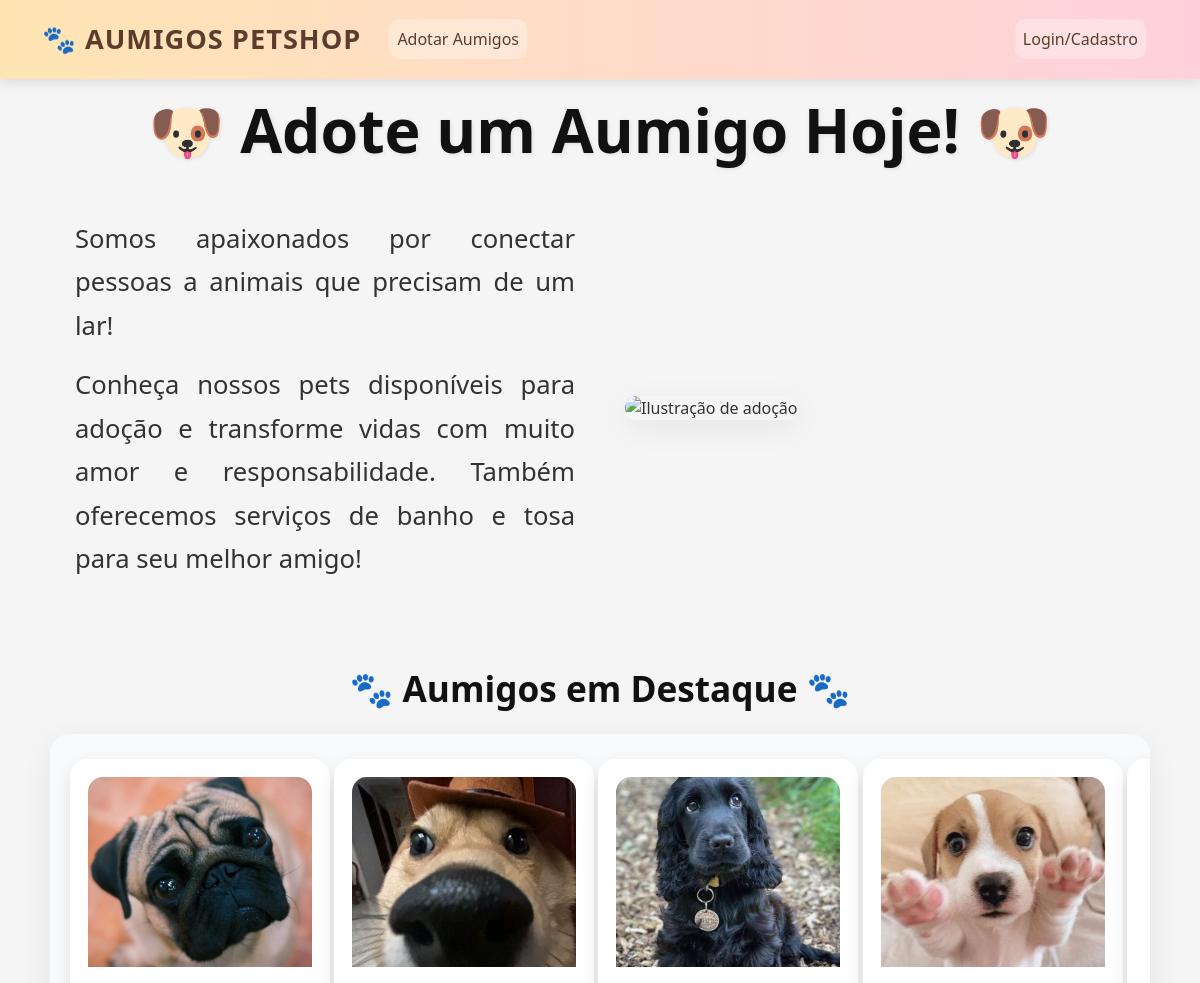
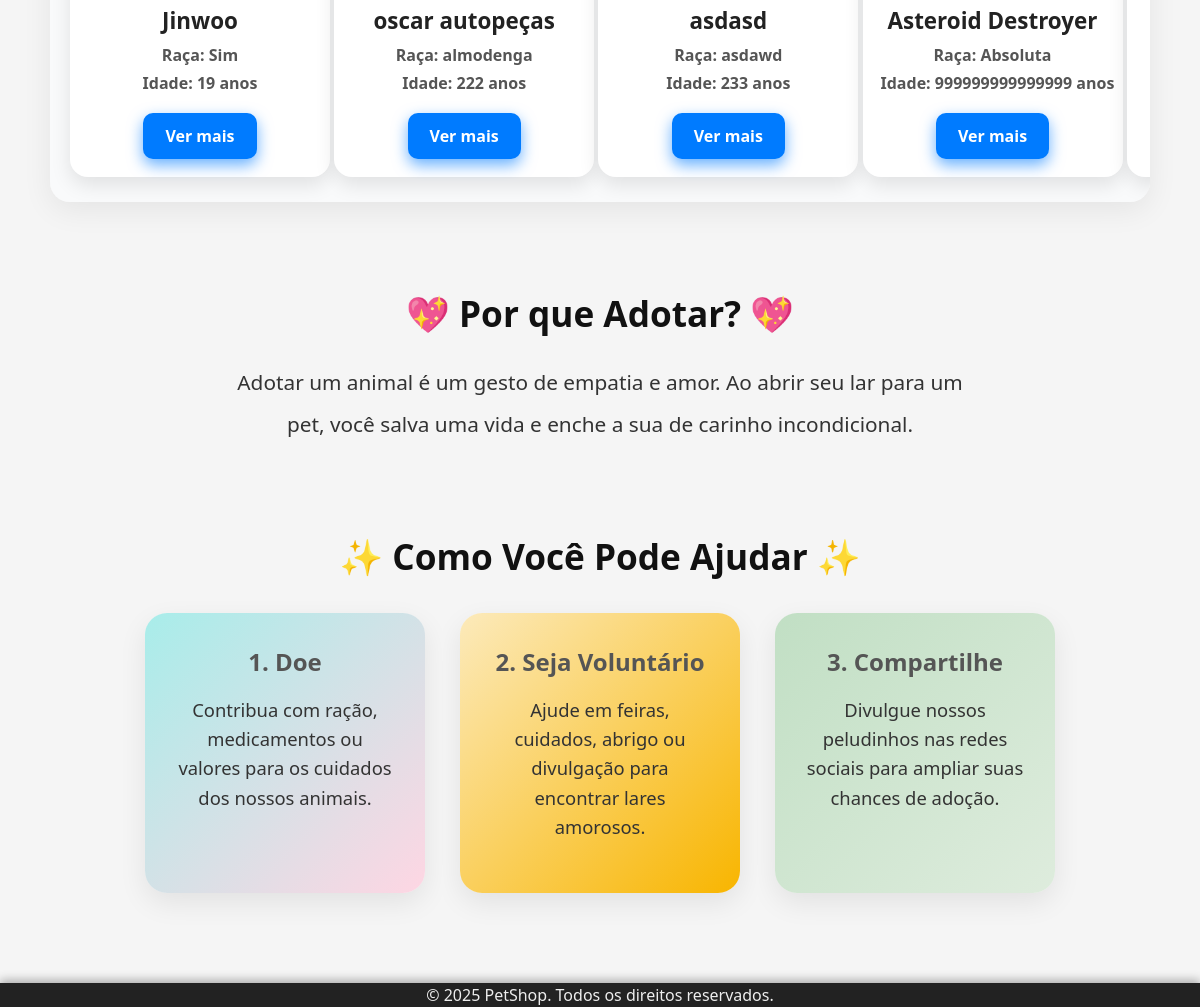
The page / on the database its author committed (2 pictures, top to bottom).
### sistema_projeto/pets/models.py (models this page shows, shortened)
class Pet(models.Model):
    nome = models.CharField(max_length=100)
    idade = models.IntegerField()
    descricao = models.TextField(verbose_name='Descrição')
    raca = models.CharField(max_length=100, verbose_name='Raça')
    especie = models.CharField(max_length=100, verbose_name='Espécie')
    foto = models.ImageField(upload_to='fotos_pets/', null=True, blank=True)
    disponivel = models.BooleanField(default=True)

### sistema_projeto/pets/views.py (the view)
# urls.py: path('', views.index, name='index'),
def index(request):
    pets = Pet.objects.filter(disponivel=True)  # ← CERTO, só pets disponíveis
    return render(request, 'pets/index.html', {'pets': pets})

### sistema_projeto/contas/context_processors.py (called while the page is built)
def admin_emails(request):
    return {
        'ADMIN_EMAILS': settings.ADMIN_EMAILS
    }

### sistema_projeto/pets/templates/pets/index.html (shortened to what this page needs)
{% extends 'pets/base.html' %}
{% load static %}
{% block content %}
<h1 class="main-title">🐶 Adote um Aumigo Hoje! 🐶</h1>
<div class="intro-section">
  <div class="intro-text">
    <p>Somos apaixonados por conectar pessoas a animais que precisam de um lar!</p>
    <p>Conheça nossos pets disponíveis para adoção e transforme vidas com muito amor e responsabilidade. Também oferecemos
      serviços de banho e tosa para seu melhor amigo!</p>
  </div>
  <div class="intro-image">
    <img src="{% static 'img/banner.jpg' %}" alt="Ilustração de adoção" />
  </div>
</div>
<h2 class="section-title">🐾 Aumigos em Destaque 🐾</h2>
<div class="pets-carousel">
  {% for pet in pets|slice:":10" %}
  <div class="pet-card">
    {% if pet.foto %}
    <img src="{{ pet.foto.url }}" alt="Foto de {{ pet.nome }}" class="pet-image">
    {% else %}
    <div class="pet-no-photo">Sem Foto</div>
    {% endif %}
    <h3 class="pet-name">{{ pet.nome }}</h3>
    <p class="pet-info"><strong>Raça:</strong> {{ pet.raca }}</p>
    <p class="pet-info"><strong>Idade:</strong> {{ pet.idade }} anos</p>
    <a href="{% url 'pet_detalhe' pet.id %}" class="btn-details">Ver mais</a>
  </div>
  {% endfor %}
</div>
<section class="why-adopt-section">
  <h2>💖 Por que Adotar? 💖</h2>
  <p>Adotar um animal é um gesto de empatia e amor. Ao abrir seu lar para um pet, você salva uma vida e enche a sua de
    carinho incondicional.</p>
</section>
<section class="help-section">
  <h2>✨ Como Você Pode Ajudar ✨</h2>
  <div class="help-cards">
    <div class="help-card help-doe">
      <h3>1. Doe</h3>
      <p>Contribua com ração, medicamentos ou valores para os cuidados dos nossos animais.</p>
    </div>
    <div class="help-card help-volunteer">
      <h3>2. Seja Voluntário</h3>
      <p>Ajude em feiras, cuidados, abrigo ou divulgação para encontrar lares amorosos.</p>
    </div>
    <div class="help-card help-share">
      <h3>3. Compartilhe</h3>
      <p>Divulgue nossos peludinhos nas redes sociais para ampliar suas chances de adoção.</p>
    </div>
  </div>
</section>
{% endblock %}

### sistema_projeto/pets/templates/pets/base.html (style rules this page uses)
html, body { height: 100%; margin: 0; padding: 0; background-color: #f5f5f5; color: #333; font-family: 'Segoe UI', Tahoma, Geneva, Verdana, sans-serif; }
body { display: flex; flex-direction: column; min-height: 100vh; }

### sistema_projeto/pets/templates/pets/index.html (style rules this page uses)
h1.main-title { text-align: center; margin-bottom: 50px; color: #111; font-weight: 900; font-size: 3.8rem; font-family: 'Segoe UI', Tahoma, Geneva, Verdana, sans-serif; text-shadow: 1px 1px 4px rgba(0, 0, 0, 0.1); margin-top: 30px; }
.pets-carousel { overflow-x: auto; white-space: nowrap; padding: 25px 20px; scrollbar-width: thin; scrollbar-color: #007bff #eee; background: #f9fafb; border-radius: 20px; box-shadow: 0 8px 30px rgba(0, 0, 0, 0.07); margin: 0 auto 70px auto; max-width: 1100px; }
.pet-card { display: inline-block; vertical-align: top; width: 260px; margin-right: 25px; border-radius: 18px; padding: 18px; text-align: center; box-shadow: 0 8px 20px rgba(0, 0, 0, 0.10); background-color: #fff; transition: transform 0.3s ease, box-shadow 0.3s ease; }
.pet-image { width: 100%; height: 190px; object-fit: cover; border-radius: 15px 15px 0 0; margin-bottom: 14px; box-shadow: inset 0 0 15px rgba(0, 0, 0, 0.1); }
.pet-name { margin: 10px 0 8px 0; font-weight: 900; color: #222; font-size: 1.4rem; }
.pet-info { margin: 4px 0; font-weight: 600; color: #555; font-size: 1rem; }
.btn-details { display: inline-block; margin-top: 14px; padding: 11px 22px; background-color: #007bff; color: white; border-radius: 10px; text-decoration: none; font-weight: 700; box-shadow: 0 6px 15px rgba(0, 123, 255, 0.6); transition: background-color 0.3s ease, box-shadow 0.3s ease; }
h2.section-title { text-align: center; color: #111; font-weight: 800; margin-bottom: 25px; font-size: 2.2rem; font-family: 'Segoe UI', Tahoma, Geneva, Verdana, sans-serif; text-shadow: 0 0 2px rgba(0, 0, 0, 0.05); }
.why-adopt-section { margin: 90px auto; max-width: 800px; padding: 0 20px; color: #333; font-size: 1.3rem; line-height: 2; font-family: 'Segoe UI', Tahoma, Geneva, Verdana, sans-serif; text-align: center; }
.why-adopt-section h2 { font-weight: 900; margin-bottom: 28px; color: #111; font-size: 2.2rem; }
.help-section { max-width: 950px; margin: 0 auto 90px auto; padding: 0 20px; font-family: 'Segoe UI', Tahoma, Geneva, Verdana, sans-serif; }
.help-section h2 { font-weight: 900; color: #111; margin-bottom: 35px; text-align: center; font-size: 2.2rem; }
.help-cards { display: flex; flex-wrap: wrap; justify-content: center; gap: 35px; }
.help-card { flex: 1 1 280px; padding: 35px 30px; border-radius: 22px; box-shadow: 0 10px 28px rgba(0, 0, 0, 0.08); text-align: center; transition: transform 0.3s ease; }
.help-card h3 { color: #555; margin-bottom: 18px; font-weight: 800; font-size: 1.5rem; }
.help-card p { color: #333; font-size: 1.15rem; line-height: 1.6; }
.help-doe { background: linear-gradient(135deg, #a8edea 0%, #fed6e3 100%); }
.help-volunteer { background: linear-gradient(135deg, #fceabb 0%, #f8b500 100%); }
.help-share { background: linear-gradient(135deg, #c1dfc4 0%, #deecdd 100%); }
.intro-section { display: flex; align-items: center; justify-content: center; gap: 50px; max-width: 1100px; margin: 0 auto 70px auto; padding: 0 20px; flex-wrap: wrap; }
.intro-text { flex: 1; max-width: 500px; font-size: 1.6rem; color: #333; line-height: 1.7; text-align: justify; text-justify: inter-word; font-family: 'Segoe UI', Tahoma, Geneva, Verdana, sans-serif; }
.intro-image { flex: 1; min-width: 280px; max-width: 500px; }
.intro-image img { width: 100%; height: auto; border-radius: 16px; box-shadow: 0 8px 30px rgba(0, 0, 0, 0.07); }
.pet-card { margin: 0; }

### rows shown on the page
Pet: foto (picture), nome "Jinwoo", raca "Sim", idade "19"
Pet: foto (picture), nome "oscar autopeças", raca "almodenga", idade "222"
Pet: foto (picture), nome "asdasd", raca "asdawd", idade "233"
Pet: foto (picture), nome "Asteroid Destroyer", raca "Absoluta", idade "999999999999999"
Pet: foto (picture)
